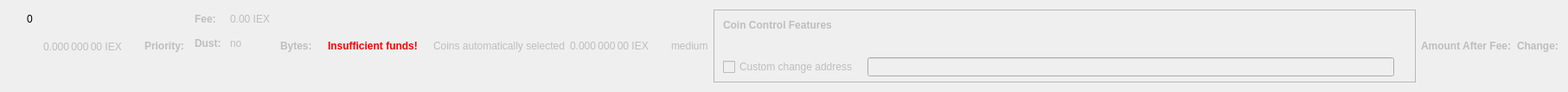
    <widget class="QWidget" name="dummyHideWidget" native="true">
     <property name="maximumSize">
      <size>
       <width>100</width>
       <height>22</height>
      </size>
     </property>
     <layout class="QHBoxLayout" name="dummyHideLayout">
      <item>
       <layout class="QFormLayout" name="formLayoutCoinControl1">
        <property name="horizontalSpacing">
         <number>10</number>
        </property>
        <property name="verticalSpacing">
         <number>14</number>
        </property>
        <property name="leftMargin">
         <number>10</number>
        </property>
        <property name="topMargin">
         <number>4</number>
        </property>
        <property name="rightMargin">
         <number>6</number>
        </property>
        <item row="0" column="1">
         <widget class="QLabel" name="labelCoinControlBytes">
          <property name="cursor">
           <cursorShape>IBeamCursor</cursorShape>
          </property>
          <property name="contextMenuPolicy">
           <enum>Qt::ActionsContextMenu</enum>
          </property>
          <property name="text">
           <string notr="true">0</string>
          </property>
          <property name="textInteractionFlags">
           <set>Qt::LinksAccessibleByMouse|Qt::TextSelectableByKeyboard|Qt::TextSelectableByMouse</set>
          </property>
         </widget>
        </item>
       </layout>
      </item>
      <item>
       <widget class="QLabel" name="labelCoinControlAfterFee">
        <property name="enabled">
         <bool>false</bool>
        </property>
        <property name="sizePolicy">
         <sizepolicy hsizetype="Fixed" vsizetype="Fixed">
          <horstretch>0</horstretch>
          <verstretch>0</verstretch>
         </sizepolicy>
        </property>
        <property name="minimumSize">
         <size>
          <width>111</width>
          <height>12</height>
         </size>
        </property>
        <property name="maximumSize">
         <size>
          <width>111</width>
          <height>12</height>
         </size>
        </property>
        <property name="cursor">
         <cursorShape>IBeamCursor</cursorShape>
        </property>
        <property name="contextMenuPolicy">
         <enum>Qt::ActionsContextMenu</enum>
        </property>
        <property name="text">
         <string notr="true">0.000 000 00 IEX</string>
        </property>
        <property name="textInteractionFlags">
         <set>Qt::LinksAccessibleByMouse|Qt::TextSelectableByKeyboard|Qt::TextSelectableByMouse</set>
        </property>
       </widget>
      </item>
      <item>
       <widget class="QLabel" name="labelCoinControlPriorityText">
        <property name="enabled">
         <bool>false</bool>
        </property>
        <property name="font">
         <font>
          <weight>75</weight>
          <bold>true</bold>
         </font>
        </property>
        <property name="text">
         <string>Priority:</string>
        </property>
       </widget>
      </item>
      <item>
       <layout class="QHBoxLayout" name="horizontalLayout"/>
      </item>
      <item>
       <layout class="QFormLayout" name="formLayoutCoinControl3">
        <property name="horizontalSpacing">
         <number>10</number>
        </property>
        <property name="verticalSpacing">
         <number>14</number>
        </property>
        <property name="leftMargin">
         <number>6</number>
        </property>
        <property name="topMargin">
         <number>4</number>
        </property>
        <property name="rightMargin">
         <number>6</number>
        </property>
        <item row="0" column="0">
         <widget class="QLabel" name="labelCoinControlFeeText">
          <property name="enabled">
           <bool>false</bool>
          </property>
          <property name="font">
           <font>
            <weight>75</weight>
            <bold>true</bold>
           </font>
          </property>
          <property name="text">
           <string>Fee:</string>
          </property>
          <property name="margin">
           <number>0</number>
          </property>
         </widget>
        </item>
        <item row="0" column="1">
         <widget class="QLabel" name="labelCoinControlFee">
          <property name="enabled">
           <bool>false</bool>
          </property>
          <property name="cursor">
           <cursorShape>IBeamCursor</cursorShape>
          </property>
          <property name="contextMenuPolicy">
           <enum>Qt::ActionsContextMenu</enum>
          </property>
          <property name="text">
           <string notr="true">0.00 IEX</string>
          </property>
          <property name="textInteractionFlags">
           <set>Qt::LinksAccessibleByMouse|Qt::TextSelectableByKeyboard|Qt::TextSelectableByMouse</set>
          </property>
         </widget>
        </item>
        <item row="1" column="0">
         <widget class="QLabel" name="labelCoinControlLowOutputText">
          <property name="enabled">
           <bool>false</bool>
          </property>
          <property name="font">
           <font>
            <weight>75</weight>
            <bold>true</bold>
           </font>
          </property>
          <property name="text">
           <string>Dust:</string>
          </property>
         </widget>
        </item>
        <item row="1" column="1">
         <widget class="QLabel" name="labelCoinControlLowOutput">
          <property name="enabled">
           <bool>false</bool>
          </property>
          <property name="cursor">
           <cursorShape>IBeamCursor</cursorShape>
          </property>
          <property name="contextMenuPolicy">
           <enum>Qt::ActionsContextMenu</enum>
          </property>
          <property name="text">
           <string>no</string>
          </property>
          <property name="textInteractionFlags">
           <set>Qt::LinksAccessibleByMouse|Qt::TextSelectableByKeyboard|Qt::TextSelectableByMouse</set>
          </property>
         </widget>
        </item>
       </layout>
      </item>
      <item>
       <widget class="QLabel" name="labelCoinControlBytesText">
        <property name="enabled">
         <bool>false</bool>
        </property>
        <property name="font">
         <font>
          <weight>75</weight>
          <bold>true</bold>
         </font>
        </property>
        <property name="text">
         <string>Bytes:</string>
        </property>
       </widget>
      </item>
      <item>
       <layout class="QFormLayout" name="formLayoutCoinControl2">
        <property name="horizontalSpacing">
         <number>10</number>
        </property>
        <property name="verticalSpacing">
         <number>14</number>
        </property>
        <property name="leftMargin">
         <number>6</number>
        </property>
        <property name="topMargin">
         <number>4</number>
        </property>
        <property name="rightMargin">
         <number>6</number>
        </property>
       </layout>
      </item>
      <item>
       <layout class="QHBoxLayout" name="horizontalLayoutCoinControl2">
        <property name="spacing">
         <number>8</number>
        </property>
        <property name="bottomMargin">
         <number>10</number>
        </property>
       </layout>
      </item>
      <item>
       <widget class="QLabel" name="labelCoinControlInsuffFunds">
        <property name="enabled">
         <bool>false</bool>
        </property>
        <property name="minimumSize">
         <size>
          <width>0</width>
          <height>0</height>
         </size>
        </property>
        <property name="font">
         <font>
          <weight>75</weight>
          <bold>true</bold>
         </font>
        </property>
        <property name="styleSheet">
         <string notr="true">color:red;font-weight:bold;</string>
        </property>
        <property name="text">
         <string>Insufficient funds!</string>
        </property>
        <property name="margin">
         <number>5</number>
        </property>
       </widget>
      </item>
      <item>
       <layout class="QFormLayout" name="formLayoutCoinControl4">
        <property name="horizontalSpacing">
         <number>10</number>
        </property>
        <property name="verticalSpacing">
         <number>14</number>
        </property>
        <property name="leftMargin">
         <number>6</number>
        </property>
        <property name="topMargin">
         <number>4</number>
        </property>
        <property name="rightMargin">
         <number>6</number>
        </property>
       </layout>
      </item>
      <item>
       <widget class="QLabel" name="labelCoinControlAutomaticallySelected">
        <property name="enabled">
         <bool>false</bool>
        </property>
        <property name="sizePolicy">
         <sizepolicy hsizetype="Fixed" vsizetype="Fixed">
          <horstretch>0</horstretch>
          <verstretch>0</verstretch>
         </sizepolicy>
        </property>
        <property name="minimumSize">
         <size>
          <width>0</width>
          <height>0</height>
         </size>
        </property>
        <property name="maximumSize">
         <size>
          <width>240</width>
          <height>16777215</height>
         </size>
        </property>
        <property name="text">
         <string>Coins automatically selected</string>
        </property>
        <property name="margin">
         <number>5</number>
        </property>
       </widget>
      </item>
      <item>
       <widget class="QLabel" name="labelCoinControlChange">
        <property name="enabled">
         <bool>false</bool>
        </property>
        <property name="sizePolicy">
         <sizepolicy hsizetype="Fixed" vsizetype="Fixed">
          <horstretch>0</horstretch>
          <verstretch>0</verstretch>
         </sizepolicy>
        </property>
        <property name="minimumSize">
         <size>
          <width>111</width>
          <height>0</height>
         </size>
        </property>
        <property name="maximumSize">
         <size>
          <width>111</width>
          <height>16777215</height>
         </size>
        </property>
        <property name="cursor">
         <cursorShape>IBeamCursor</cursorShape>
        </property>
        <property name="contextMenuPolicy">
         <enum>Qt::ActionsContextMenu</enum>
        </property>
        <property name="text">
         <string notr="true">0.000 000 00 IEX</string>
        </property>
        <property name="textInteractionFlags">
         <set>Qt::LinksAccessibleByMouse|Qt::TextSelectableByKeyboard|Qt::TextSelectableByMouse</set>
        </property>
       </widget>
      </item>
      <item>
       <widget class="QLabel" name="labelCoinControlPriority">
        <property name="enabled">
         <bool>false</bool>
        </property>
        <property name="cursor">
         <cursorShape>IBeamCursor</cursorShape>
        </property>
        <property name="contextMenuPolicy">
         <enum>Qt::ActionsContextMenu</enum>
        </property>
        <property name="text">
         <string>medium</string>
        </property>
        <property name="textInteractionFlags">
         <set>Qt::LinksAccessibleByMouse|Qt::TextSelectableByKeyboard|Qt::TextSelectableByMouse</set>
        </property>
       </widget>
      </item>
      <item>
       <widget class="QFrame" name="frameCoinControl">
        <property name="sizePolicy">
         <sizepolicy hsizetype="Expanding" vsizetype="Expanding">
          <horstretch>0</horstretch>
          <verstretch>0</verstretch>
         </sizepolicy>
        </property>
        <property name="maximumSize">
         <size>
          <width>16777215</width>
          <height>16777215</height>
         </size>
        </property>
        <property name="frameShape">
         <enum>QFrame::StyledPanel</enum>
        </property>
        <property name="frameShadow">
         <enum>QFrame::Sunken</enum>
        </property>
        <layout class="QVBoxLayout" name="verticalLayoutCoinControl2_2">
         <property name="spacing">
          <number>0</number>
         </property>
         <property name="leftMargin">
          <number>0</number>
         </property>
         <property name="topMargin">
          <number>0</number>
         </property>
         <property name="rightMargin">
          <number>0</number>
         </property>
         <property name="bottomMargin">
          <number>6</number>
         </property>
         <item>
          <layout class="QVBoxLayout" name="verticalLayoutCoinControl" stretch="0,0,0,1">
           <property name="spacing">
            <number>0</number>
           </property>
           <property name="leftMargin">
            <number>10</number>
           </property>
           <property name="topMargin">
            <number>10</number>
           </property>
           <item>
            <layout class="QHBoxLayout" name="horizontalLayoutCoinControl1">
             <property name="bottomMargin">
              <number>15</number>
             </property>
             <item>
              <widget class="QLabel" name="labelCoinControlFeatures">
               <property name="enabled">
                <bool>false</bool>
               </property>
               <property name="sizePolicy">
                <sizepolicy hsizetype="Preferred" vsizetype="Maximum">
                 <horstretch>0</horstretch>
                 <verstretch>0</verstretch>
                </sizepolicy>
               </property>
               <property name="font">
                <font>
                 <weight>75</weight>
                 <bold>true</bold>
                </font>
               </property>
               <property name="styleSheet">
                <string notr="true">font-weight:bold;</string>
               </property>
               <property name="text">
                <string>Coin Control Features</string>
               </property>
              </widget>
             </item>
            </layout>
           </item>
           <item>
            <widget class="QWidget" name="widgetCoinControl" native="true">
             <property name="sizePolicy">
              <sizepolicy hsizetype="Preferred" vsizetype="Preferred">
               <horstretch>0</horstretch>
               <verstretch>0</verstretch>
              </sizepolicy>
             </property>
             <property name="minimumSize">
              <size>
               <width>0</width>
               <height>0</height>
              </size>
             </property>
             <property name="styleSheet">
              <string notr="true"/>
             </property>
             <layout class="QHBoxLayout" name="horizontalLayoutCoinControl5_2">
              <property name="leftMargin">
               <number>0</number>
              </property>
              <property name="topMargin">
               <number>0</number>
              </property>
              <property name="rightMargin">
               <number>0</number>
              </property>
              <property name="bottomMargin">
               <number>0</number>
              </property>
              <item>
               <layout class="QHBoxLayout" name="horizontalLayoutCoinControl3">
                <property name="spacing">
                 <number>20</number>
                </property>
                <property name="topMargin">
                 <number>0</number>
                </property>
                <property name="bottomMargin">
                 <number>10</number>
                </property>
               </layout>
              </item>
             </layout>
            </widget>
           </item>
           <item>
            <layout class="QHBoxLayout" name="horizontalLayoutCoinControl4" stretch="0,0,0">
             <property name="spacing">
              <number>12</number>
             </property>
             <property name="sizeConstraint">
              <enum>QLayout::SetDefaultConstraint</enum>
             </property>
             <property name="topMargin">
              <number>5</number>
             </property>
             <property name="rightMargin">
              <number>5</number>
             </property>
             <item>
              <widget class="QCheckBox" name="checkBoxCoinControlChange">
               <property name="enabled">
                <bool>false</bool>
               </property>
               <property name="toolTip">
                <string>If this is activated, but the change address is empty or invalid, change will be sent to a newly generated address.</string>
               </property>
               <property name="text">
                <string>Custom change address</string>
               </property>
              </widget>
             </item>
             <item>
              <widget class="QValidatedLineEdit" name="lineEditCoinControlChange">
               <property name="enabled">
                <bool>false</bool>
               </property>
               <property name="sizePolicy">
                <sizepolicy hsizetype="Expanding" vsizetype="Fixed">
                 <horstretch>0</horstretch>
                 <verstretch>0</verstretch>
                </sizepolicy>
               </property>
              </widget>
             </item>
             <item>
              <widget class="QLabel" name="labelCoinControlChangeLabel_2">
               <property name="sizePolicy">
                <sizepolicy hsizetype="Preferred" vsizetype="Expanding">
                 <horstretch>0</horstretch>
                 <verstretch>0</verstretch>
                </sizepolicy>
               </property>
               <property name="minimumSize">
                <size>
                 <width>0</width>
                 <height>0</height>
                </size>
               </property>
               <property name="text">
                <string/>
               </property>
               <property name="margin">
                <number>3</number>
               </property>
              </widget>
             </item>
            </layout>
           </item>
           <item>
            <spacer name="verticalSpacerCoinControl">
             <property name="orientation">
              <enum>Qt::Vertical</enum>
             </property>
             <property name="sizeHint" stdset="0">
              <size>
               <width>800</width>
               <height>1</height>
              </size>
             </property>
            </spacer>
           </item>
          </layout>
         </item>
        </layout>
       </widget>
      </item>
      <item>
       <widget class="QLabel" name="labelCoinControlAfterFeeText">
        <property name="enabled">
         <bool>false</bool>
        </property>
        <property name="minimumSize">
         <size>
          <width>0</width>
          <height>0</height>
         </size>
        </property>
        <property name="maximumSize">
         <size>
          <width>16777215</width>
          <height>16777215</height>
         </size>
        </property>
        <property name="font">
         <font>
          <weight>75</weight>
          <bold>true</bold>
         </font>
        </property>
        <property name="text">
         <string>Amount After Fee:</string>
        </property>
        <property name="alignment">
         <set>Qt::AlignLeading|Qt::AlignLeft|Qt::AlignVCenter</set>
        </property>
        <property name="margin">
         <number>0</number>
        </property>
       </widget>
      </item>
      <item>
       <widget class="QLabel" name="labelCoinControlChangeText">
        <property name="enabled">
         <bool>false</bool>
        </property>
        <property name="sizePolicy">
         <sizepolicy hsizetype="Preferred" vsizetype="Preferred">
          <horstretch>0</horstretch>
          <verstretch>0</verstretch>
         </sizepolicy>
        </property>
        <property name="minimumSize">
         <size>
          <width>0</width>
          <height>0</height>
         </size>
        </property>
        <property name="maximumSize">
         <size>
          <width>16777215</width>
          <height>16777215</height>
         </size>
        </property>
        <property name="font">
         <font>
          <weight>75</weight>
          <bold>true</bold>
         </font>
        </property>
        <property name="text">
         <string>Change:</string>
        </property>
        <property name="alignment">
         <set>Qt::AlignLeading|Qt::AlignLeft|Qt::AlignVCenter</set>
        </property>
       </widget>
      </item>
     </layout>
    </widget>
